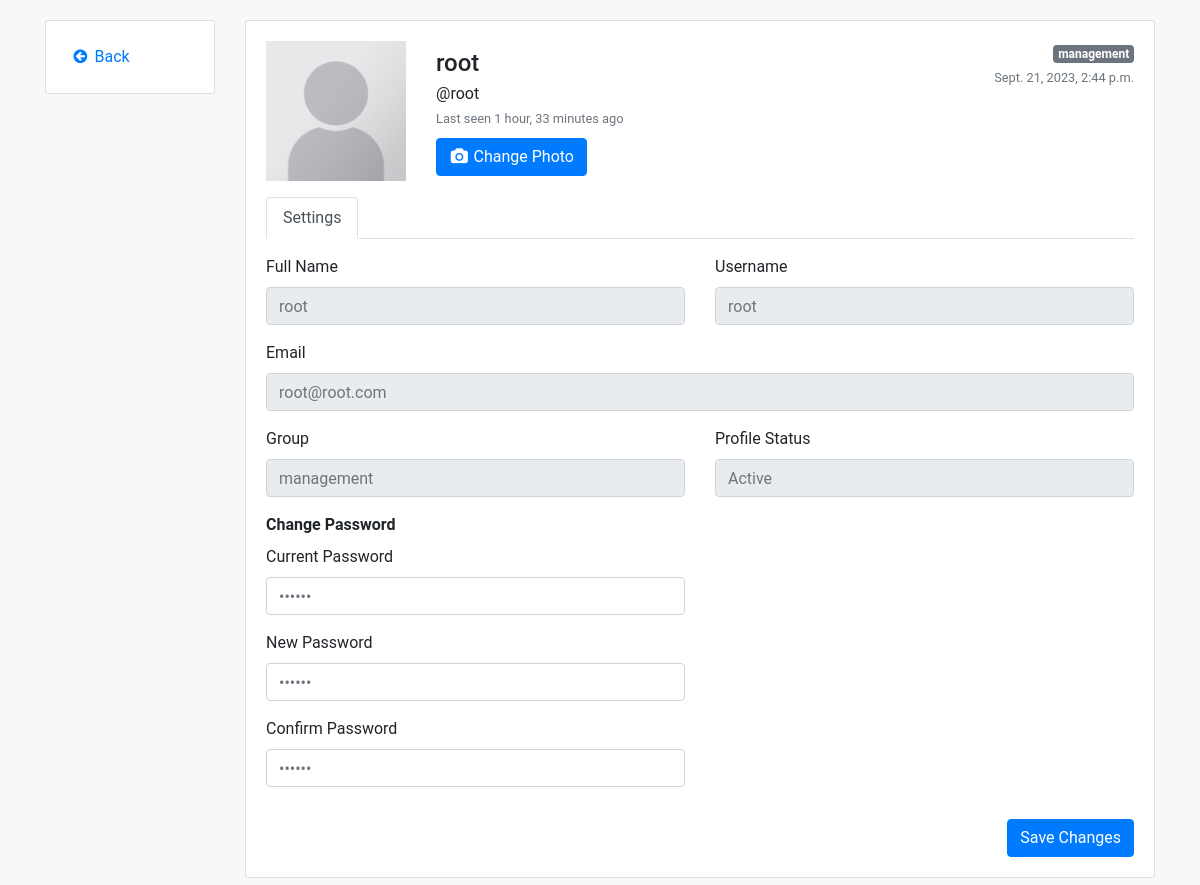
/index/edit (signed in), run on the app's committed database.
### Users/models.py (models this page shows, shortened)
class UserInfo(models.Model):
    groupchoices = models.TextChoices('groupchoices', 'management accounting sales tech restricted')
    user = models.OneToOneField(User,
                                on_delete=models.CASCADE,
                                null=True,
                                blank=True)
    name = models.CharField(max_length=200, null=True)
    email = models.EmailField(max_length=200,null=True)
    image = models.ImageField(null=True, upload_to='profile_pics/', blank=True)
    active = models.BooleanField(default=True)
    priv_level = models.IntegerField(default=3)
    group = models.CharField(max_length=100,
                             default='restricted',
                             choices=groupchoices.choices)
    remarks = models.CharField(max_length=200, null=True, blank=True)
    @property
    def imageURL(self):
        try:
            url = self.image.url
        except:
            url = '/media/placeholder.png'
        return url

### System/views.py (the view, shortened to what this page needs)
# urls.py: path("edit", views.edit_profile, name="edit"),
@login_required(login_url='login')
def edit_profile(request):
    if not check_user_status(request):
        messages.error(request, 'Your account is not active. Please contact admin to activate your account.')
        return redirect('logout')
    profile = UserInfo.objects.get(user=request.user)
    info_save = False
    context = {'edit_user':'edit_user', 'data':profile}
    return render(request, 'dms/edit_profile.html', context)

### System/utils.py (called while the page is built)
def check_user_status(request):
    user = UserInfo.objects.get(user=request.user)
    if user.active == True:
        return True
    else:
        return False

### template/dms/edit_profile.html (shortened to what this page needs)
<!DOCTYPE html>
<html lang="en">
<head>
    <link href="https://maxcdn.bootstrapcdn.com/font-awesome/4.3.0/css/font-awesome.min.css" rel="stylesheet">
    <link href="https://cdn.usebootstrap.com/bootstrap/4.1.1/css/bootstrap.min.css" rel="stylesheet">
</head>
<body>
<div class="container">
<div class="row flex-lg-nowrap">
  <div class="col-12 col-lg-auto mb-3" style="width: 200px;">
    <div class="card p-3">
      <div class="e-navlist e-navlist--active-bg">
        <ul class="nav">
          <li class="nav-item"><a class="nav-link px-2 active" href="{% url 'index' %}"><i class="fa fa-fw fa-arrow-circle-left mr-1"></i><span>Back</span></a></li>
        </ul>
      </div>
    </div>
  </div>
  <div class="col">
    <div class="row">
      <div class="col mb-3">
        <div class="card">
          <div class="card-body">
            <div class="e-profile">
              <div class="row">
                <div class="col-12 col-sm-auto mb-3">
                  <div class="mx-auto" style="width: 140px;">
                    <div class="d-flex justify-content-center align-items-center rounded" style="height: 140px; background-color: rgb(233, 236, 239);">
                      <img id="profile_image" src="{{data.imageURL}}" style="height: 140px; width: 140px;">
                    </div>
                  </div>
                </div>
                <div class="col d-flex flex-column flex-sm-row justify-content-between mb-3">
                  <div class="text-center text-sm-left mb-2 mb-sm-0">
                    <h4 class="pt-sm-2 pb-1 mb-0 text-nowrap">{{data.name}}</h4>
                    <p class="mb-0">@{{request.user.username}}</p>
                    <div class="text-muted"><small>Last seen {{request.user.last_login | timesince}} ago</small></div>
                    <div class="mt-2">
                      <form action="{% url 'edit'%}" id="form" method="post" enctype="multipart/form-data">
                      <button class="btn btn-primary" type="button">
                        <i class="fa fa-fw fa-camera"></i>
                        <label for="file_upload" style="margin: 0; padding: 0;"><span>Change Photo</span></label>
                      </button>
                    </div>
                  </div>
                  <div class="text-center text-sm-right">
                    <span class="badge badge-secondary">{{data.group}}</span>
                    <div class="text-muted"><small>{{request.user.date_joined}}</small></div>
                  </div>
                </div>
              </div>
              <ul class="nav nav-tabs">
                <li class="nav-item"><a href="" class="active nav-link">Settings</a></li>
              </ul>
              <div class="tab-content pt-3">
                <div class="tab-pane active">
                  <div class="form" novalidate="">
                    <div class="row">
                      <div class="col">
                        <div class="row">
                          <div class="col">
                            <div class="form-group">
                              <label>Full Name</label>
                              <input class="form-control" type="text" name="name" placeholder="{{data.name}}" disabled>
                            </div>
                          </div>
                          <div class="col">
                            <div class="form-group">
                              <label>Username</label>
                              <input class="form-control" type="text" name="username" placeholder="{{request.user.username}}" disabled >
                            </div>
                          </div>
                        </div>
                        <div class="row">
                          <div class="col">
                            <div class="form-group">
                              <label>Email</label>
                              <input class="form-control" type="text" placeholder="{{request.user.email}}" disabled>
                            </div>
                          </div>
                        </div>
                        <div class="row">
                            <div class="col">
                              <div class="form-group">
                                <label>Group</label>
                                <input class="form-control" type="text" name="name" placeholder="{{data.group}}" disabled >
                              </div>
                            </div>
                            {% if data.active == True%}
                            <div class="col">
                                <div class="form-group">
                                  <label>Profile Status</label>
                                  <input class="form-control" type="text" name="name" placeholder="Active"disabled >
                                </div>
                            </div>
                          {%endif%}
                        </div>
                      </div>
                    </div>
                    <div class="row">
                      <div class="col-12 col-sm-6 mb-3">
                        <div class="mb-2"><b>Change Password</b></div>
                        <div class="row">
                          <div class="col">
                            <div class="form-group">
                              <label>Current Password</label>
                              <input class="form-control" name="curr_pass" type="password" placeholder="••••••" required>
                            </div>
                          </div>
                        </div>
                        <div class="row">
                          <div class="col">
                            <div class="form-group">
                              <label>New Password</label>
                              <input class="form-control" name="pass" type="password" placeholder="••••••">
                            </div>
                          </div>
                        </div>
                        <div class="row">
                          <div class="col">
                            <div class="form-group">
                              <label>Confirm <span class="d-none d-xl-inline">Password</span></label>
                              <input class="form-control" name="pass1" type="password" placeholder="••••••"></div>
                          </div>
                        </div>
                      </div>
                    </div>
                    <div class="row">
                      <div class="col d-flex justify-content-end">
                        <button class="btn btn-primary" type="submit">Save Changes</button>
                      </div>
                    </div>
                  </div>
                </div>
              </div>
            </div>
          </div>
        </div>
      </div>
    </div>
  </div>
</div>
</div>
</body>
</html>

### template/dms/edit_profile.html (style rules this page uses)
body { margin-top:20px; background:#f8f8f8 }

### data on the page
UserInfo: imageURL (placeholder picture), name "root", group "management", name "management"

### other printed values
{{ request.user.username }} "root"
{{ request.user.last_login | timesince }} "1 hour, 33 minutes"
{{ request.user.date_joined }} "Sept. 21, 2023, 2:44 p.m."
